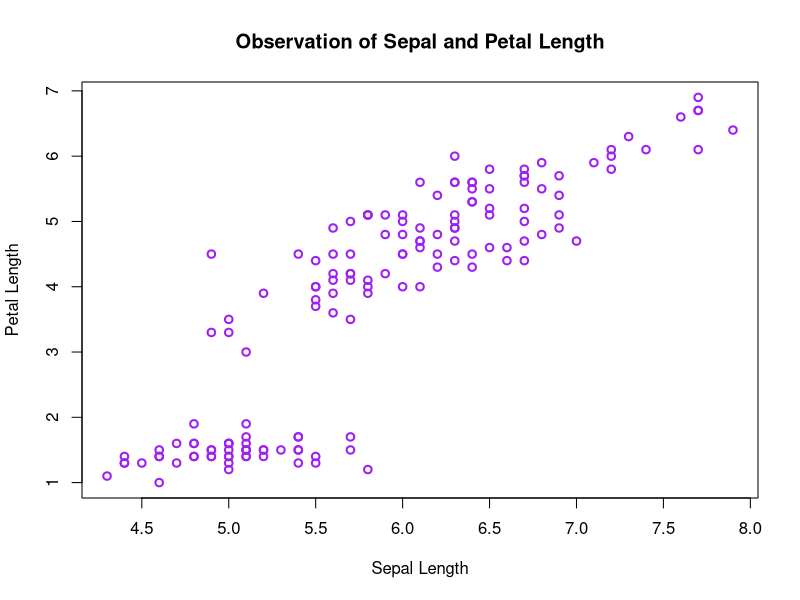

Reproduce this figure in R.
#import iris dataset.
data("iris")

png(filename = "Q01_output.png", width = 1920, height = 1080, res = 300)

x <- iris$Sepal.Length

y <- iris$Petal.Length

#scatter plot 
plot(x, y, xlab = "Sepal Length", ylab = "Petal Length", main = "Observation of Sepal and Petal Length", col = "purple", lwd = 2)

dev.off()
getwd()
setwd("C:/Users/ashfa/VScode/SEM5/R Programming/R_FOR_DATASCIENCE/Lab Cycle 2")